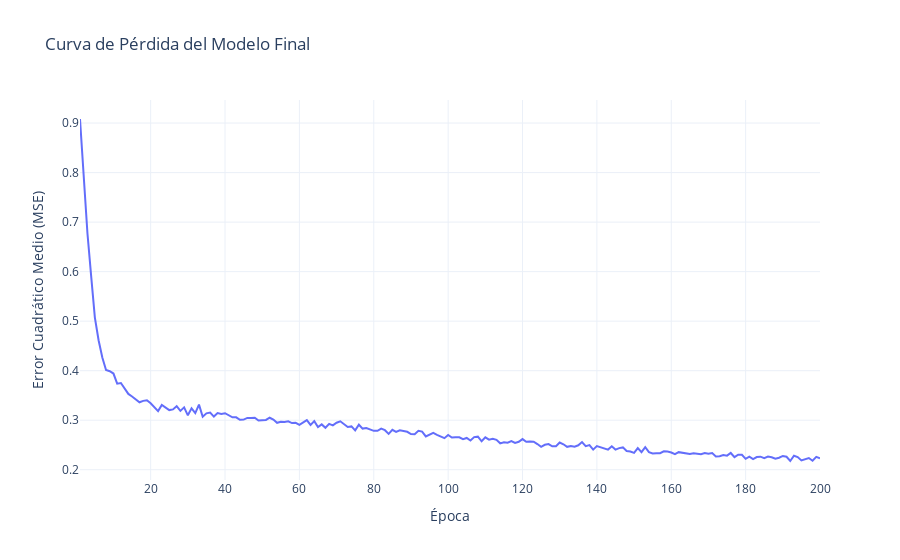

Notebook code cell kept with this figure:
### Code cell
# --- Preparar datos combinados (Train + Val) ---
final_train_df = df_train_val.copy()

# Aplicar mapeos categóricos
for col, mapping in cat_mappings.items():
    final_train_df[col] = final_train_df[col].cat.codes

# Re-escalar variables numéricas con todos los datos (2018-2021)
final_scaler = StandardScaler()
final_scaler.fit(final_train_df[numerical_features_to_scale])
final_train_df.loc[:, numerical_features_to_scale] = final_scaler.transform(final_train_df[numerical_features_to_scale])

# --- Crear secuencias con los mejores parámetros ---
best_window_size = best_params['window_size']
X_final_train_seq, y_final_train_seq = create_sequences(final_train_df, best_window_size, target_col, categorical_cols, numerical_cols)

X_final_train_tensor = torch.tensor(X_final_train_seq, dtype=torch.float32)
y_final_train_tensor = torch.tensor(y_final_train_seq, dtype=torch.float32).view(-1, 1)

# --- DataLoader final ---
final_train_dataset = TensorDataset(X_final_train_tensor, y_final_train_tensor)
final_train_loader = DataLoader(final_train_dataset, batch_size=best_params['batch_size'], shuffle=True)

# --- Instanciar y entrenar el modelo final ---
final_model = GRUModel(
    embedding_sizes=embedding_sizes,
    n_continuous=n_continuous,
    hidden_size=best_params['hidden_size'],
    num_layers=best_params['num_layers'],
    dropout_rate=best_params['dropout_rate']
).to(device)

optimizer = optim.Adam(final_model.parameters(), lr=best_params['learning_rate'])
criterion = nn.MSELoss()

# Bucle de entrenamiento final
num_epochs_final = 200 # Entrenar por más épocas en el modelo final
train_losses = []

print("\nIniciando entrenamiento del modelo final...")
for epoch in tqdm(range(num_epochs_final)):
    final_model.train()
    epoch_loss = 0
    for sequences, labels in final_train_loader:
        sequences, labels = sequences.to(device), labels.to(device)
        
        x_cat = sequences[:, :, cat_indices].long()
        x_cont = sequences[:, :, num_indices].float()

        optimizer.zero_grad()
        outputs = final_model(x_cat, x_cont)
        loss = criterion(outputs, labels)
        loss.backward()
        optimizer.step()
        epoch_loss += loss.item()
    
    avg_epoch_loss = epoch_loss / len(final_train_loader)
    train_losses.append(avg_epoch_loss)
    if (epoch + 1) % 10 == 0:
        print(f'Epoch [{epoch+1}/{num_epochs_final}], Loss: {avg_epoch_loss:.6f}')

print("Entrenamiento final completado.")

# --- Graficar curva de pérdida ---
fig = go.Figure()
fig.add_trace(go.Scatter(
    x=list(range(1, num_epochs_final + 1)), 
    y=train_losses, 
    mode='lines',
    name='Pérdida de Entrenamiento (MSE)'
))
fig.update_layout(
    title='Curva de Pérdida del Modelo Final',
    xaxis_title='Época',
    yaxis_title='Error Cuadrático Medio (MSE)',
    template='plotly_white'
)
fig.show()

### Figure 1 — Plotly figure (JSON) as saved in the notebook; plotly's stock layout.template omitted (floating-point values rounded to 4 significant figures; data arrays with more than 128 entries replaced by an {"elided": "..."} marker saying what was removed)
{"data": [{"mode": "lines", "name": "Pérdida de Entrenamiento (MSE)", "type": "scatter", "x": {"elided": "200 int values"}, "y": {"elided": "200 float values"}}], "layout": {"title": {"text": "Curva de Pérdida del Modelo Final"}, "xaxis": {"title": {"text": "Época"}}, "yaxis": {"title": {"text": "Error Cuadrático Medio (MSE)"}}}}
